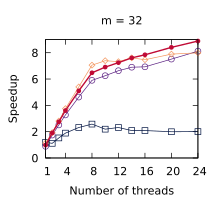

This figure's gnuplot source:
set title "m = 32"
set terminal pdf size 2.2,2.0
set output "./results/LUD_n___512,_m___32.pdf"
set key off
set xrange [1:24]
set xtics (1, 4, 8, 12, 16, 20, 24)
set xlabel "Number of threads"
set yrange [0:9]
set ytics (0, 2, 4, 6, 8)
set ylabel "Speedup"
plot './results/LUD_n___512,_m___32.dat' using 1:2 title "Work stealing" pointsize 0.7 lw 1 pt 6 linecolor rgb "#5B2182" with linespoints, \
  './results/LUD_n___512,_m___32.dat' using 1:3 title "OpenMP (loops)" pointsize 0.7 lw 1 pt 4 linecolor rgb "#001240" with linespoints, \
  './results/LUD_n___512,_m___32.dat' using 1:4 title "OpenMP (tasks)" pointsize 0.7 lw 1 pt 12 linecolor rgb "#F3965E" with linespoints, \
  './results/LUD_n___512,_m___32.dat' using 1:5 title "Work assisting (our)" pointsize 0.4 lw 2 pt 7 linecolor rgb "#C00A35" with linespoints
